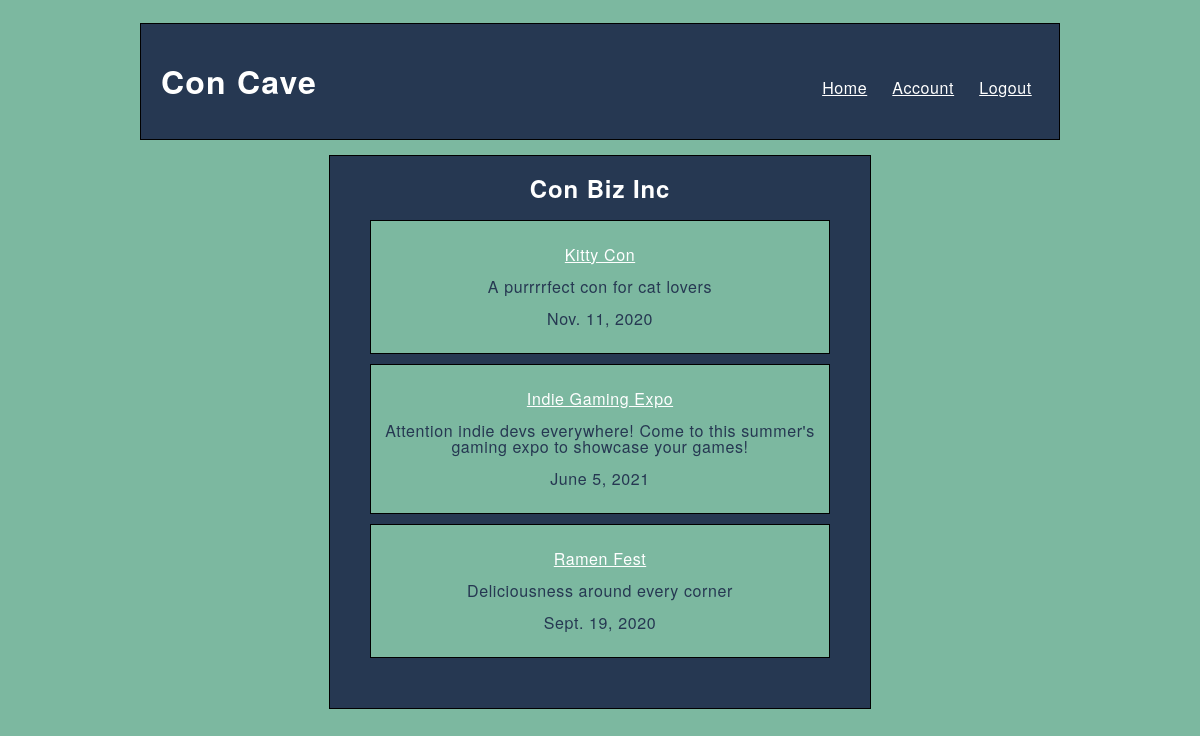
Page /vieworg/2 (signed in) on the committed database.
### concave_app/models.py (models this page shows)
class Organizer(models.Model):
    org_name = models.CharField(max_length=100)
    first_name = models.CharField(max_length=100)
    last_name = models.CharField(max_length=100)
    email = models.CharField(max_length=100)
    password = models.CharField(max_length=100)
    is_organizer = models.BooleanField(default=True)
    created_at = models.DateTimeField(auto_now_add=True)
    updated_at = models.DateTimeField(auto_now=True)
    objects=OrganizerManager()

class Convention(models.Model):
    name = models.CharField(max_length=255)
    description = models.CharField(max_length=255)
    con_type = models.CharField(max_length=255)
    date = models.DateField()
    location = models.CharField(max_length=255)
    created_by = models.ForeignKey(Organizer, related_name="cons", on_delete=models.CASCADE)
    likes = models.ManyToManyField(Attendee,related_name="likes")
    rsvps = models.ManyToManyField(Attendee,related_name="rsvps")
    created_at = models.DateTimeField(auto_now_add=True)
    updated_at = models.DateTimeField(auto_now=True)
    objects = ConManager()

### concave_app/views.py (the view, shortened to what this page needs)
# urls.py: path('vieworg/<int:id>', views.vieworg),
def vieworg(request, id):
    if 'user_id' in request.session:
        if 'org_id' in request.session:
            logged_organizer = Organizer.objects.filter(id=request.session['org_id'])
            if len(logged_organizer) > 0:
                logged_organizer = logged_organizer[0]
                if request.session['user_id'] == logged_organizer.id:
                    org = Organizer.objects.get(id=id)
                    context = {
                        'logged_organizer': Organizer.objects.get(id=request.session['user_id']),
                        'clicked_org': org,
                        'all_org_cons': Convention.objects.filter(created_by=org.id)
                    }
                    return render(request, 'org.html',context)
    return redirect('/')

### concave_app/templates/org.html (shortened to what this page needs)
<!DOCTYPE html>
<html lang="en">
<head>
    {% load static %}
    <link rel="stylesheet" href="{% static 'user.css' %}">
</head>
<body>
    <div id="wrapper">
        <header>
            <h1 id="header">Con Cave</h1>
            <a href="/home" id="header" class="header_links">Home</a>
            <a href="/viewaccount/{{request.session.user_id}}" id="header">Account</a>
            <a href="/logout" id="header">Logout</a>
        </header>
        <div id="all_cons">
            <h2>{{clicked_org.org_name}}</h2>
            {% for con in all_org_cons %}
                <div id="con">
                    <p><a href="/viewcon/{{con.id}}">{{con.name}}</a></p>
                    <p>{{con.description}}</p>
                    <p>{{con.date}}</p>
                </div>
            {% endfor %}
        </div>
</body>
</html>

### concave_app/static/user.css (style rules this page uses)
* { background-color: #7cb8a0; font-family: 'Helvetica Neue', Helvetica, Arial, sans-serif; line-height: 1; letter-spacing: 0.0375em; color: #263852; }
#wrapper { width: 920px; margin: 0px auto; height: fit-content; padding: 15px; }
header { border: solid black 1px; background-color: #263852; color: white; padding: 10px; }
#header { display: inline-block; padding: 10px; background-color: #263852; color: white; }
header a { color: white; }
.header_links { margin-left: 480px; }
#all_cons { display: block; border: solid black 1px; padding: 0px 40px 40px 40px; background-color: #263852; text-align: center; margin: 15px auto; width: 50%; }
h2 { background-color: #263852; color: white; }
#con { border: solid black 1px; padding: 10px; color: white; text-align: center; margin-bottom: 10px; }
a { color: white; }

### rows in the picture
Organizer: org_name "Con Biz Inc"
Convention: name "Kitty Con", description "A purrrrfect con for cat lovers", date "Nov. 11, 2020"
Convention: name "Indie Gaming Expo", description "Attention indie devs everywhere! Come to this summer's gaming expo to showcase your games!", date "June 5, 2021"
Convention: name "Ramen Fest", description "Deliciousness around every corner", date "Sept. 19, 2020"
